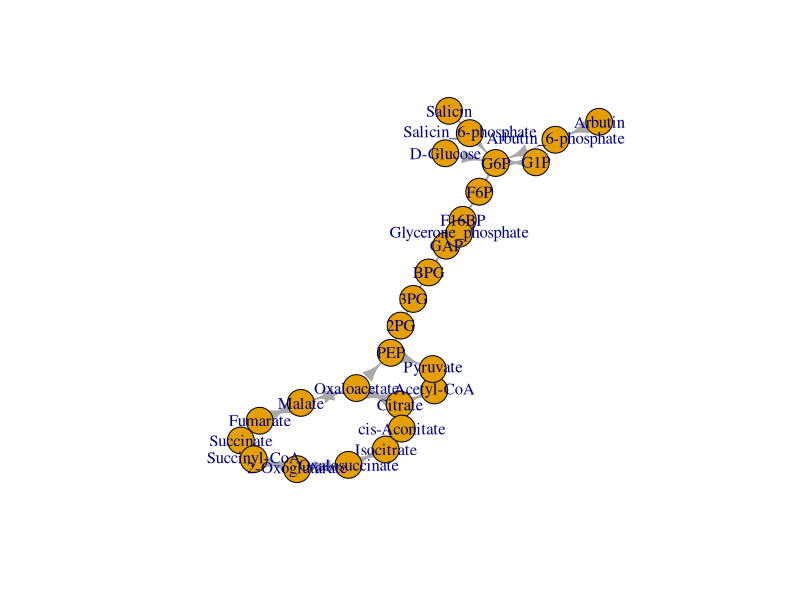
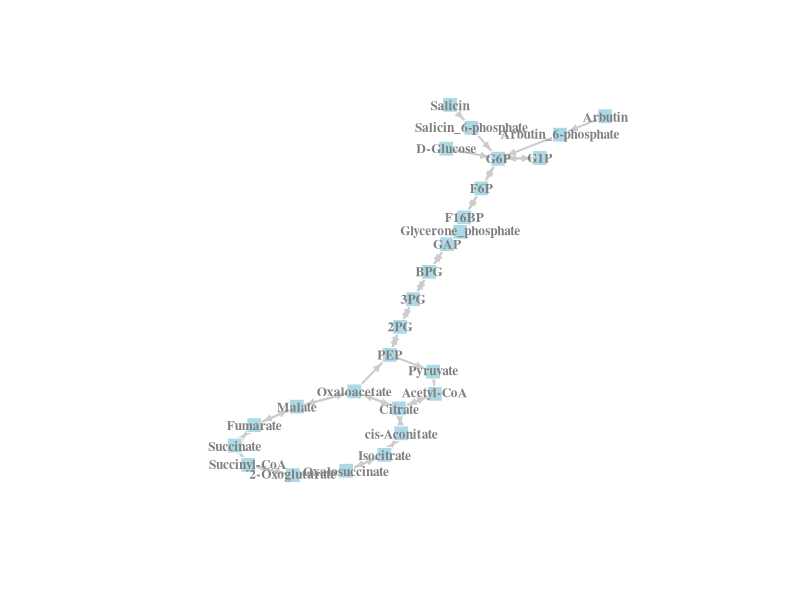
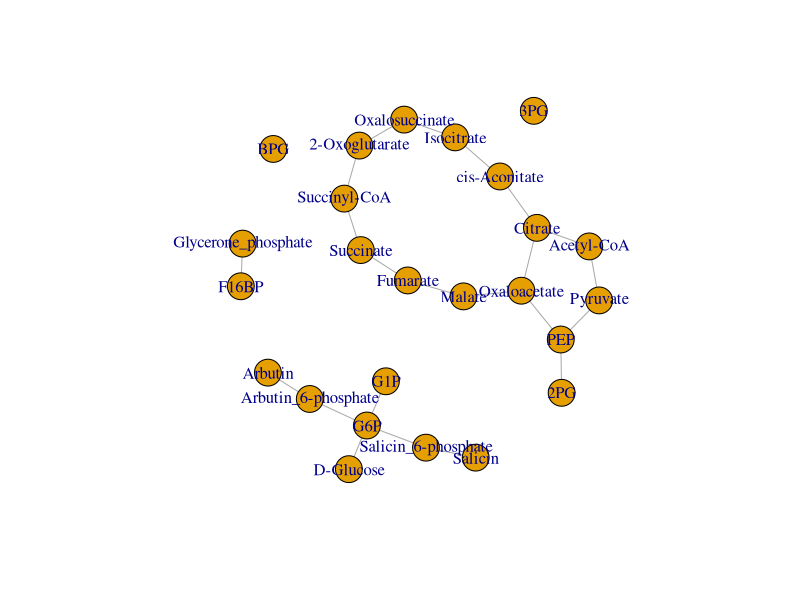
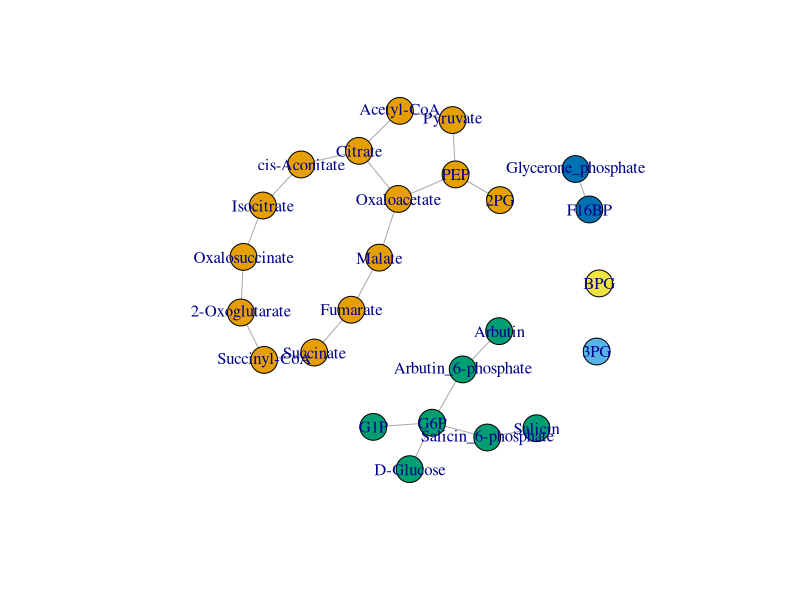
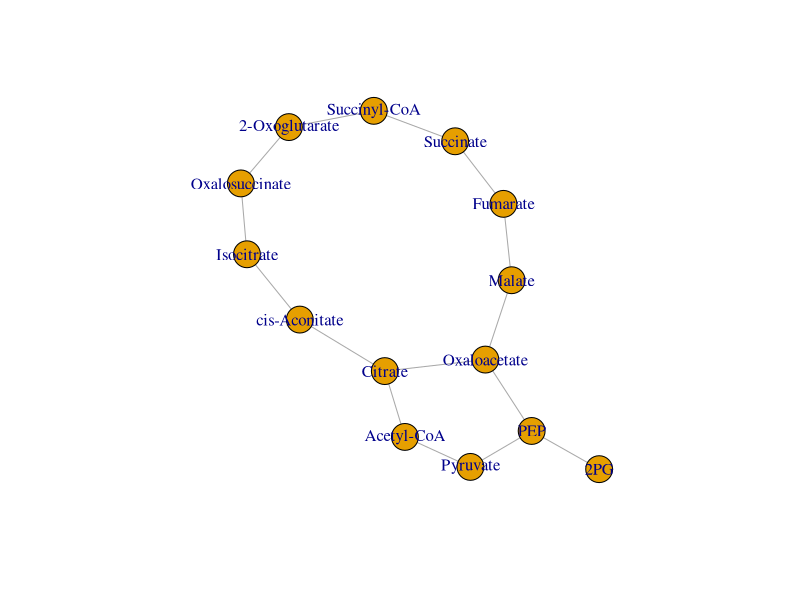

Here is the R script that generated these plots, in order:
## ---- chunk 1
library(igraph)
## ---- chunk 2
d <- read.table("../data/eco_EM+TCA.txt")
## ---- chunk 3
# 有向ネットワークで読み込む
g <- graph.data.frame(d, directed=T)
# 多重エッジや自己ループを削除する。
g <- simplify(g, remove.multiple=T, remove.loops=T)
g
## ---- chunk 4
get.adjacency(g, sparse = F)
## ---- chunk 5
set.seed(5)
plot(g)
## ---- chunk 6
set.seed(5)
plot(g,
  vertex.size=8, #ノードの大きさ
  vertex.shape="square", #ノードの形 names(igraph:::.igraph.shapes) で使える形を確認できる
  vertex.label=V(g)$name, #ノード属性nameをノードラベルにする。
  vertex.color="lightblue",
  vertex.label.color="gray50", #ノードのラベルの色
  #ノードのラベルのスタイル 1: 普通, 2: 太字, 3: 斜体, 4: 太字斜体, 5: ギリシャ文字
  vertex.label.font=2,
  vertex.frame.color="white", #ノードの枠の色
  vertex.label.cex=0.8, #ノードラベルの文字サイズ
  edge.width=2, #エッジ属性weightをエッジの太さとする
  edge.arrow.size=0.5, # 矢印の大きさ
  edge.color="gray80", #エッジの色
  # ネットワークのレイアウト手法 help(layout,igraph)で使える手法を確認できる
  layout=layout.fruchterman.reingold #ネットワークのレイアウト手法
)
## ---- chunk 7
g <- as.undirected(g)
g
## ---- chunk 8
g <- delete_vertices(g, c("F6P", "GAP"))
## ---- chunk 9
g <- delete_edges(g, c("2PG|3PG", "3PG|BPG"))
# ネットワークの描画
plot(g)
## ---- chunk 10
cls <- clusters(g, "weak")
# 結果
cls
## ---- chunk 11
plot(g, vertex.color=cls$membership)
## ---- chunk 12
# 最大連結成分にを抽出
g <- induced_subgraph(g, V(g)$name[cls$membership==which(cls$csize==max(cls$csize))[[1]]])
# ネットワークを描画
plot(g)
